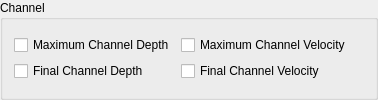
              <widget class="QgsCollapsibleGroupBox" name="ch_tp_cgb">
               <property name="title">
                <string>Channel</string>
               </property>
               <property name="collapsed">
                <bool>true</bool>
               </property>
               <layout class="QGridLayout" name="gridLayout_63">
                <item row="0" column="0">
                 <layout class="QGridLayout" name="gridLayout_62">
                  <item row="0" column="1">
                   <widget class="QCheckBox" name="mchv_tp_cb">
                    <property name="toolTip">
                     <string>&lt;html&gt;&lt;head/&gt;&lt;body&gt;&lt;p&gt;VELOC.OUT: Maximum channel flow velocity (fps or mps).&lt;/p&gt;&lt;/body&gt;&lt;/html&gt;</string>
                    </property>
                    <property name="toolTipDuration">
                     <number>0</number>
                    </property>
                    <property name="text">
                     <string>Maximum Channel Velocity</string>
                    </property>
                   </widget>
                  </item>
                  <item row="0" column="0">
                   <widget class="QCheckBox" name="mchd_tp_cb">
                    <property name="toolTip">
                     <string>&lt;html&gt;&lt;head/&gt;&lt;body&gt;&lt;p&gt;DEPCH.OUT: Maximum channel flow depths (ft or m).&lt;/p&gt;&lt;/body&gt;&lt;/html&gt;</string>
                    </property>
                    <property name="toolTipDuration">
                     <number>0</number>
                    </property>
                    <property name="text">
                     <string>Maximum Channel Depth</string>
                    </property>
                   </widget>
                  </item>
                  <item row="0" column="2">
                   <widget class="QLabel" name="label_14">
                    <property name="text">
                     <string/>
                    </property>
                   </widget>
                  </item>
                  <item row="1" column="0">
                   <widget class="QCheckBox" name="fchd_tp_cb">
                    <property name="toolTip">
                     <string>&lt;html&gt;&lt;head/&gt;&lt;body&gt;&lt;p&gt;DEPCHFINAL.OUT: Final channel flow depths (ft or m).&lt;/p&gt;&lt;/body&gt;&lt;/html&gt;</string>
                    </property>
                    <property name="toolTipDuration">
                     <number>0</number>
                    </property>
                    <property name="text">
                     <string>Final Channel Depth</string>
                    </property>
                   </widget>
                  </item>
                  <item row="1" column="1">
                   <widget class="QCheckBox" name="fchv_tp_cb">
                    <property name="toolTip">
                     <string>&lt;html&gt;&lt;head/&gt;&lt;body&gt;&lt;p&gt;VELCHFINAL.OUT: Final channel flow velocities (fps or mps).&lt;/p&gt;&lt;/body&gt;&lt;/html&gt;</string>
                    </property>
                    <property name="toolTipDuration">
                     <number>0</number>
                    </property>
                    <property name="text">
                     <string>Final Channel Velocity</string>
                    </property>
                   </widget>
                  </item>
                 </layout>
                </item>
               </layout>
              </widget>
